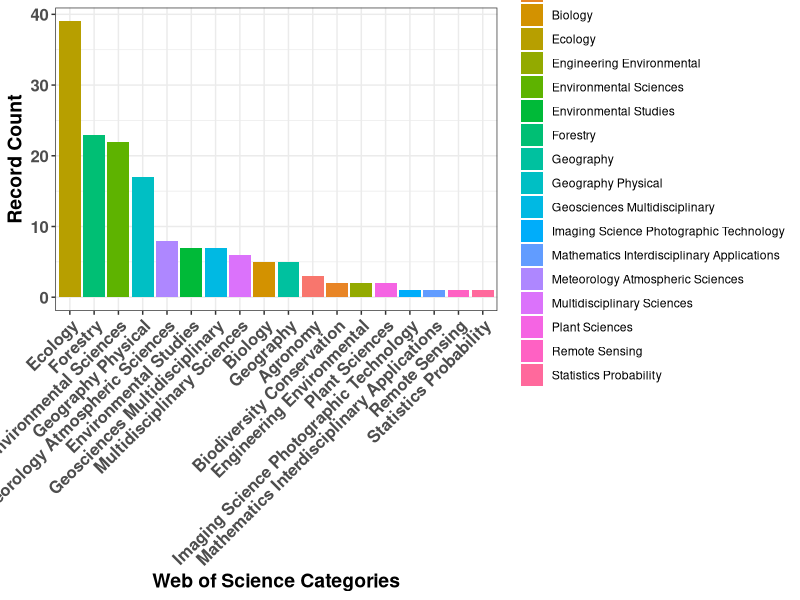
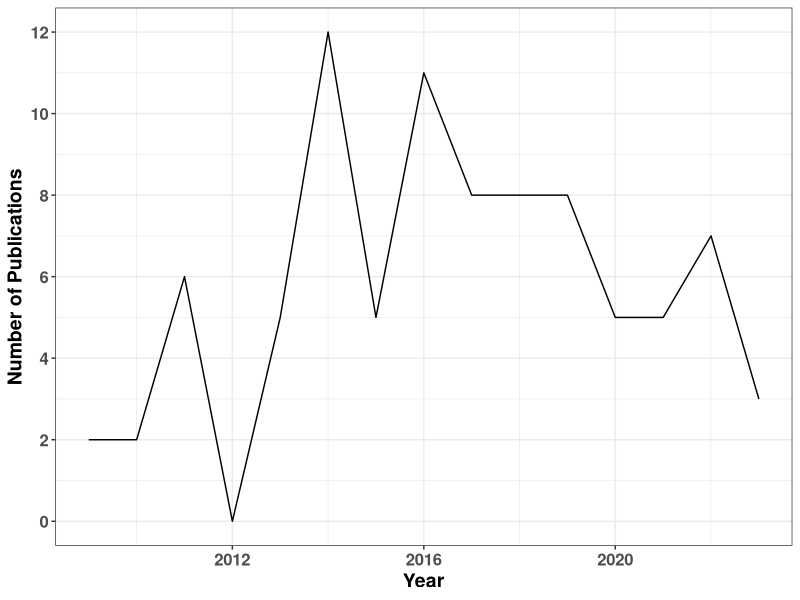

Reproduce these figures in R, in order. (Note: this script raises an error after producing the figures.)
######################################
# Pyrogeography
# Azaj Mahmud

# This script is for producing figures 
# and saving the filtered data as csv file!


#############################################################################
# This script is for creating plots
#############################################################################

############################################################################
# Required libraries
############################################################################
library(ggplot2)



############################################################################
# Reading the data
###########################################################################

percentage_of_publication_by_field <- read.csv("./data/percentage_of_publication_by_fields.csv")
number_of_publication_by_year <- read.csv("./data/number_of_publication_by_year.csv")


##############################################################
# Number of publications by disciplines
#############################################################

percentage_of_publications_by_fields_plot <- ggplot(percentage_of_publication_by_field, aes(x = reorder(web_of_science_categories,
                                                                                                        -record_count), 
                                                                                            y = record_count, 
                 fill = web_of_science_categories)) +
  geom_bar(stat = "identity") +
  labs(x = "Web of Science Categories",
       y = "Record Count",
       fill = "Web of Science Categories") +
  theme_bw() +
  theme(axis.text.x = element_text(angle = 45, hjust = 1),
        axis.title = element_text(size = 14, face = "bold"),
        axis.text = element_text(size = 12, face = "bold")) 


ggsave("./results/percentage_of_publication_by_fields.pdf",
       percentage_of_publications_by_fields_plot, height = 230,
       width = 250, units = "mm", dpi = 300)


################################################################################################
# Number of publications by year
###############################################################################################


number_of_publication_by_year_plot <- ggplot(number_of_publication_by_year, aes(x = year, y = number_of_publication)) +
  geom_line() +
  labs( x = "Year",
        y = "Number of Publications") +
  theme_bw() +
  scale_y_continuous(breaks = seq(0, max(number_of_publication_by_year$number_of_publication), by = 2), labels = scales::comma) +
  theme(axis.title = element_text(size = 14, face = "bold"),
        axis.text = element_text(size = 12, face = "bold"))

ggsave("./results/number_of_publication_by_year_plot.pdf",
       number_of_publication_by_year_plot, height = 220,
       width = 250, units = "mm", dpi = 300)


#############################################################
# Targeted words plots
# Remove those article which didn't have the word fire
#############################################################

data_for_plotting <- final_data_for_plotting %>%
  filter(targeted_words == "fire") %>%
  filter(frequencey !=0)

length(unique(data_for_plotting$individual_article)) 

plot_data <- final_data_for_plotting %>%
  filter(individual_article %in% data_for_plotting$individual_article)

length(unique(data_for_plotting$individual_article))





targeted_words_plot <- ggplot(plot_data,
                              aes(x = reorder(targeted_words, -frequencey),
                                  y = frequencey,
                                color = targeted_words)) +
  geom_boxplot() +
  theme_bw() +
  labs(x = "Targeted words",
       y = "Mean frequuency",
       color = "Targeted words") +
  theme(axis.text.x = element_text(size = 8,
                                   angle = 45, 
                                   face = "bold",
                                   hjust = 1),
        axis.text.y = element_text(size = 8,
                                   face = "bold"),
        axis.title = element_text(size = 12, face = "bold"))


targeted_words_plot


ggsave("./results/targeted_words_plot.png",
       plot = targeted_words_plot, height = 200,
       width = 260, units = "mm", dpi = 300)


total_counts_of_targeted_words <- ggplot(plot_data,
                                         aes(x = reorder(targeted_words, - total_counts), 
                                             y = total_counts,
                                             fill = targeted_words)) +
  geom_bar(stat="identity", position="dodge") +
  theme_bw() +
  labs(x = "Targeted words",
       y = "Total counts",
       fill = "Targeted words") +
  theme(axis.text.x = element_text(size = 8,
                                   angle = 45, 
                                   face = "bold",
                                   hjust = 1),
        axis.text.y = element_text(size = 8,
                                   face = "bold"),
        axis.title = element_text(size = 12, face = "bold"))

total_counts_of_targeted_words

ggsave("./results/total_counts_of_targeted_words.pdf",
       plot = total_counts_of_targeted_words, height = 200,
       width = 260, units = "mm", dpi = 300)

############################################################
# Saving the most frequent and targeted words as csv
############################################################

write.csv(most_frequent_words, 
          file = "./results/most_frequent_words.csv",
row.names = TRUE)

write.csv(final_data_for_plotting, 
file = "./results/targeted_words_for_plotting.csv")

#########################################################################

